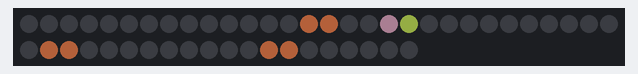
Recording of a sketch running on a simulated Arduino Uno, built with avr-gcc and run on an emulated ATmega328P. On the bench: 50 RGB LEDs in strip order, left to right, continuing on the next row. Dim RGB values are drawn brighter than linear; random numbers use the default seed unless the sketch sets one.

Above: at 0.2 s.
At 5.09 s:
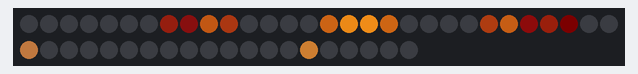
At 10.24 s:
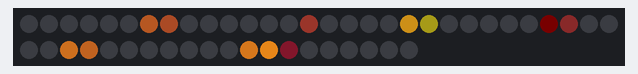
At 20.15 s:
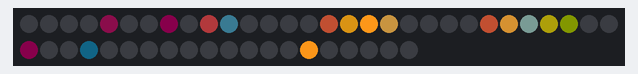
At 29.89 s:
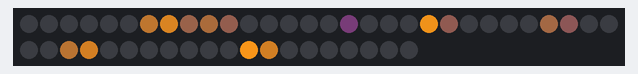
At 39.56 s:
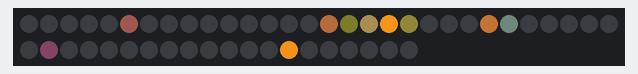

The sketch:

RGBTower.ino
```cpp
#include "Animation.h"

Animation _animation;

void setup() {
  Serial.begin(9600);
}

void loop() {
  _animation.update();
}
```

Animation.h
```cpp
#include "Color.h"
#include "Tower.h"
#include "Light.h"

class Animation {

  const float TOWER_RADIUS = 1.0f;

  const float Y_MIN = 0.5f;
  const float Y_MAX = 3.5f;

  const float RADIUS_MIN = 1.2f;
  const float RADIUS_MAX = 2.0f;

  const unsigned long RESET_MILLIS = 86400000ul; // 24 h: 24 * 60 * 60 * 1000.

  Tower _tower;

  public:

  Animation() {}

  void update() {
    float time = (float)(millis() % RESET_MILLIS) / 1000.0f;

    Light lightA, lightB;

    // Color components:
    float a = 1.0f * ((1.0f + cos(time)) / 2.0f);
    float b = 0.5f * ((1.0f + cos(0.8f * time)) / 2.0f);
    float c = 0.5f * ((1.0f + cos(0.6f * time)) / 2.0f);

    Color innerColor = Color(1.0f, 0.6f, 0.1f); // Inner color stays yellow.
    Color outerColor = getWarmestColor(a, b, c);

    lightA.innerColor = lightB.innerColor = innerColor;
    lightA.outerColor = lightB.outerColor = outerColor;

    // Positions:
    float x = TOWER_RADIUS * cos(0.65f * time);
    float y = (1.0f + sin(0.25f * time)) / 2.0f;
    float z = TOWER_RADIUS * sin(0.65f * time);

    float yA = Y_MIN + (Y_MAX - Y_MIN) * y;
    float yB = Y_MIN + (Y_MAX - Y_MIN) * (1.0f - y);

    lightA.position = Vec3(x, yA, z);
    lightB.position = Vec3(-x, yB, -z);

    // Radii of light spheres (bigger when further apart):
    float yDifference = abs(yA - yB) / (Y_MAX - Y_MIN);
    float radiusFactor = RADIUS_MIN + yDifference * (RADIUS_MAX - RADIUS_MIN);
    lightA.radius = radiusFactor * (0.7f + 0.3f * sin(0.25f * time));
    lightB.radius = radiusFactor * (0.7f - 0.3f * sin(0.25f * time));

    lightA.shiftOuterColor = false;
    lightB.shiftOuterColor = true;

    Light lights[] = {lightA, lightB};

    _tower.updateLights(lights, 2);
    _tower.refreshLEDs();
  }

  private:

  // Rearrange components and makes the biggest component r, and smallest g:
  Color getWarmestColor(float a, float b, float c) {
    if (a > b && a > c) {
      if (b > c)
        return Color(a, c, b);
      else
        return Color(a, b, c);
    }
    else if (b > a && b > c) {
      if (a > c)
        return Color(b, c, a);
      else
        return Color(b, a, c);
    }
    else {
      if (a > b)
        return Color(c, b, a);
      else
        return Color(c, a, b);
    }
  }
};
```

Color.h
```cpp
#ifndef Color_h
#define Color_h

typedef struct Color {
  float r, g, b;

  Color() {
    r = g = b = 0.0f;
  }

  Color(float rgb) {
    r = g = b = rgb;
  }

  Color(float r, float g, float b) {
    this->r = r;
    this->g = g;
    this->b = b;
  }

  static Color add(Color a, Color b) {
    return Color(a.r + b.r, a.g + b.g, a.b + b.b);
  }

  static Color multiply(Color c, float f) {
    return Color(f * c.r, f * c.g, f * c.b);
  }

  static Color interpolate(Color a, Color b, float t){

    if (t <= 0)
      return a;
    else if (t >= 1.0f)
      return b;

    return add(multiply(a, 1.0f - t), multiply(b, t));
  }
};

Color operator +(const Color& a, const Color& b) {
  return Color::add(a, b);
}

Color operator *(float f, const Color& c) {
  return Color::multiply(c, f);
}

Color operator *(const Color& c, float f) {
  return Color::multiply(c, f);
}

#endif
```

Light.h
```cpp
#ifndef Light_h
#define Light_h

#include "Vec3.h"
#include "Color.h"

struct Light {
  Vec3 position;
  float radius;

  Color innerColor;
  Color outerColor;

  bool shiftOuterColor;
};

#endif
```

Room.h
```cpp
#include "Vec3.h"
#include "Color.h"
#include "Light.h"

class Room {

  int _stripIndex;

  Vec3 _position;
  Color _color;

  int _colorShift;

  public:

  Room(int stripIndex, float radius, float angle, int floor) {
    _stripIndex = stripIndex;

    float x = radius * cos(angle);
    float y = (float)floor + 0.5f;
    float z = radius * sin(angle);

    _position = Vec3(x, y, z);

    _colorShift = random(3);
  }

  void updateLights(Light lights[], int lightCount) {
    _color = Color(0.0f);

    for (int i = 0; i < lightCount; i++) {
      Light light = lights[i];

      Color innerColor = light.innerColor;
      Color outerColor = light.outerColor;

      if (light.shiftOuterColor) {
        if (_colorShift == 1)
          outerColor = Color(outerColor.g, outerColor.b, outerColor.r);
        else if (_colorShift == 2)
          outerColor = Color(outerColor.b, outerColor.r, outerColor.g);
      }

      float distance = (light.position - _position).magnitude();
      float intensity = max(0.0f, (light.radius - distance) / light.radius);

      float t = pow(1.0f - intensity, 2.0f);
      Color color = intensity * Color::interpolate(innerColor, outerColor, t);

      _color = _color + color;
    }
  }

  void setLED(Strip* strip) {
    strip->setRGB(_stripIndex, _color.r, _color.g, _color.b);
  }
};
```

Strip.h
```cpp
#include "Adafruit_WS2801.h"

class Strip {

  const uint8_t DATA_PIN = 2;
  const uint8_t CLOCK_PIN = 3;

  Adafruit_WS2801 _strip;

  public:

  const uint16_t LED_COUNT = 50;

  Strip() {
    _strip = Adafruit_WS2801(LED_COUNT, DATA_PIN, CLOCK_PIN);
    _strip.begin();
  }

  void refresh() {
    _strip.show();
  }

  void setRGB(int index, float r, float g, float b) {
    _strip.setPixelColor(index, 255.0f * r, 255.0f * g, 255.0f * b);
  }
};
```

Tower.h
```cpp
#include "Strip.h"
#include "Vec3.h"
#include "Room.h"
#include "Light.h"

//              ____________
//             /\  \_____\  \
//            // \           \
//           //   \           \
//          //     \           \
//         //       \           \
//        //         \           \
//       //           \           \
//      //   [ ][ ]    \           \
//     //    [ ][ ]     \           \
// Y4 //       Zn        \           \
//   //                  |\___________\
//    |  [ ][ ]  [ ][ ]  | [][] [][] |
//    |  [ ][ ]  [ ][ ]  | [][] [][] |
// Y3 |   ZnXn    ZnXp   | XpZn XpZp |
//    |                  |           |
//    |  [ ][ ]  [ ][ ]  | [][] [][] |
//    |  [ ][ ]  [ ][ ]  | [][] [][] |
// Y2 |   ZnXn    ZnXp   | XpZn XpZp |
//    |                  |           |
//    |  [ ][ ]  [ ][ ]  | [][] [][] |
//    |  [ ][ ]  [ ][ ]  | [][] [][] |
// Y1 |   ZnXn    ZnXp   | XpZn XpZp |
//    |                  |           |
//    |  [ ][ ]  [ ][ ]  | [][] [][] |
//    |  [ ][ ]  [ ][ ]  | [][] [][] |
// Y0 |   ZnXn    ZnXp   | XpZn XpZp |
//    |__________________|___________|
//   [____________________]___________]
//   <-Xn             Xp-> <-Zn    Zp->
//
class Tower {

  static const int ROOM_COUNT = 34;

  // LEDs facing east (positive X):
  const int INDEX_XP_Y0_ZN = 30;
  const int INDEX_XP_Y0_ZP = 44;
  const int INDEX_XP_Y1_ZN = 31;
  const int INDEX_XP_Y1_ZP = 43;
  const int INDEX_XP_Y2_ZN = 32;
  const int INDEX_XP_Y2_ZP = 42;
  const int INDEX_XP_Y3_ZN = 33;
  const int INDEX_XP_Y3_ZP = 41;

  // LEDs facing north (positive Z):
  const int INDEX_ZP_Y0_XP = 4;
  const int INDEX_ZP_Y0_XN = 12;
  const int INDEX_ZP_Y1_XP = 5;
  const int INDEX_ZP_Y1_XN = 11;
  const int INDEX_ZP_Y2_XP = 6;
  const int INDEX_ZP_Y2_XN = 10;
  const int INDEX_ZP_Y3_XP = 7;
  const int INDEX_ZP_Y3_XN = 9;
  const int INDEX_ZP_Y4 = 8;

  // LEDs facing west (negative X):
  const int INDEX_XN_Y0_ZP = 13;
  const int INDEX_XN_Y0_ZN = 20;
  const int INDEX_XN_Y1_ZP = 14;
  const int INDEX_XN_Y1_ZN = 19;
  const int INDEX_XN_Y2_ZP = 15;
  const int INDEX_XN_Y2_ZN = 18;
  const int INDEX_XN_Y3_ZP = 16;
  const int INDEX_XN_Y3_ZN = 17;

  // LEDs facing south (negative Z):
  const int INDEX_ZN_Y0_XN = 21;
  const int INDEX_ZN_Y0_XP = 29;
  const int INDEX_ZN_Y1_XN = 22;
  const int INDEX_ZN_Y1_XP = 28;
  const int INDEX_ZN_Y2_XN = 23;
  const int INDEX_ZN_Y2_XP = 27;
  const int INDEX_ZN_Y3_XN = 24;
  const int INDEX_ZN_Y3_XP = 26;
  const int INDEX_ZN_Y4 = 25;

  // Cylindrical coordinates used to place LEDs:
  const float RADIUS = 1.0f;
  const float ANGLE_XP_ZN = -TWO_PI / 16.0f;
  const float ANGULAR_STEP = TWO_PI / 8.0f;

  Strip _strip;

  // Set up rooms for each floor:
  Room _rooms[ROOM_COUNT] = {
    Room(INDEX_XP_Y0_ZN, RADIUS, ANGLE_XP_ZN + 0.0f * ANGULAR_STEP, 0),
    Room(INDEX_XP_Y0_ZP, RADIUS, ANGLE_XP_ZN + 1.0f * ANGULAR_STEP, 0),
    Room(INDEX_ZP_Y0_XP, RADIUS, ANGLE_XP_ZN + 2.0f * ANGULAR_STEP, 0),
    Room(INDEX_ZP_Y0_XN, RADIUS, ANGLE_XP_ZN + 3.0f * ANGULAR_STEP, 0),
    Room(INDEX_XN_Y0_ZP, RADIUS, ANGLE_XP_ZN + 4.0f * ANGULAR_STEP, 0),
    Room(INDEX_XN_Y0_ZN, RADIUS, ANGLE_XP_ZN + 5.0f * ANGULAR_STEP, 0),
    Room(INDEX_ZN_Y0_XN, RADIUS, ANGLE_XP_ZN + 6.0f * ANGULAR_STEP, 0),
    Room(INDEX_ZN_Y0_XP, RADIUS, ANGLE_XP_ZN + 7.0f * ANGULAR_STEP, 0),

    Room(INDEX_XP_Y1_ZN, RADIUS, ANGLE_XP_ZN + 0.0f * ANGULAR_STEP, 1),
    Room(INDEX_XP_Y1_ZP, RADIUS, ANGLE_XP_ZN + 1.0f * ANGULAR_STEP, 1),
    Room(INDEX_ZP_Y1_XP, RADIUS, ANGLE_XP_ZN + 2.0f * ANGULAR_STEP, 1),
    Room(INDEX_ZP_Y1_XN, RADIUS, ANGLE_XP_ZN + 3.0f * ANGULAR_STEP, 1),
    Room(INDEX_XN_Y1_ZP, RADIUS, ANGLE_XP_ZN + 4.0f * ANGULAR_STEP, 1),
    Room(INDEX_XN_Y1_ZN, RADIUS, ANGLE_XP_ZN + 5.0f * ANGULAR_STEP, 1),
    Room(INDEX_ZN_Y1_XN, RADIUS, ANGLE_XP_ZN + 6.0f * ANGULAR_STEP, 1),
    Room(INDEX_ZN_Y1_XP, RADIUS, ANGLE_XP_ZN + 7.0f * ANGULAR_STEP, 1),

    Room(INDEX_XP_Y2_ZN, RADIUS, ANGLE_XP_ZN + 0.0f * ANGULAR_STEP, 2),
    Room(INDEX_XP_Y2_ZP, RADIUS, ANGLE_XP_ZN + 1.0f * ANGULAR_STEP, 2),
    Room(INDEX_ZP_Y2_XP, RADIUS, ANGLE_XP_ZN + 2.0f * ANGULAR_STEP, 2),
    Room(INDEX_ZP_Y2_XN, RADIUS, ANGLE_XP_ZN + 3.0f * ANGULAR_STEP, 2),
    Room(INDEX_XN_Y2_ZP, RADIUS, ANGLE_XP_ZN + 4.0f * ANGULAR_STEP, 2),
    Room(INDEX_XN_Y2_ZN, RADIUS, ANGLE_XP_ZN + 5.0f * ANGULAR_STEP, 2),
    Room(INDEX_ZN_Y2_XN, RADIUS, ANGLE_XP_ZN + 6.0f * ANGULAR_STEP, 2),
    Room(INDEX_ZN_Y2_XP, RADIUS, ANGLE_XP_ZN + 7.0f * ANGULAR_STEP, 2),

    Room(INDEX_XP_Y3_ZN, RADIUS, ANGLE_XP_ZN + 0.0f * ANGULAR_STEP, 3),
    Room(INDEX_XP_Y3_ZP, RADIUS, ANGLE_XP_ZN + 1.0f * ANGULAR_STEP, 3),
    Room(INDEX_ZP_Y3_XP, RADIUS, ANGLE_XP_ZN + 2.0f * ANGULAR_STEP, 3),
    Room(INDEX_ZP_Y3_XN, RADIUS, ANGLE_XP_ZN + 3.0f * ANGULAR_STEP, 3),
    Room(INDEX_XN_Y3_ZP, RADIUS, ANGLE_XP_ZN + 4.0f * ANGULAR_STEP, 3),
    Room(INDEX_XN_Y3_ZN, RADIUS, ANGLE_XP_ZN + 5.0f * ANGULAR_STEP, 3),
    Room(INDEX_ZN_Y3_XN, RADIUS, ANGLE_XP_ZN + 6.0f * ANGULAR_STEP, 3),
    Room(INDEX_ZN_Y3_XP, RADIUS, ANGLE_XP_ZN + 7.0f * ANGULAR_STEP, 3),

    Room(INDEX_ZP_Y4, RADIUS, 1.0f * PI / 2.0f, 4),
    Room(INDEX_ZN_Y4, RADIUS, 3.0f * PI / 2.0f, 4),
  };

  public:

  Tower() {}

  void updateLights(Light lights[], int lightCount) {
    for (int i = 0; i < ROOM_COUNT; i++)
      _rooms[i].updateLights(lights, lightCount);
  }

  void refreshLEDs() {
    for (int i = 0; i < ROOM_COUNT; i++)
      _rooms[i].setLED(&_strip);

    _strip.refresh();
  }
};
```

Vec3.h
```cpp
#ifndef Vec3_h
#define Vec3_h

struct Vec3 {

  float x;
  float y;
  float z;

  Vec3() {
    x = 0.0f;
    y = 0.0f;
    z = 0.0f;
  }

  Vec3(float x, float y, float z) {
    this->x = x;
    this->y = y;
    this->z = z;
  }

  Vec3 operator +(const Vec3& v) {
    float x = this->x + v.x;
    float y = this->y + v.y;
    float z = this->z + v.z;

    return Vec3(x, y, z);
  }

  Vec3 operator -(const Vec3& v) {
    float x = this->x - v.x;
    float y = this->y - v.y;
    float z = this->z - v.z;

    return Vec3(x, y, z);
  }

  float magnitude() {
    return sqrt(x * x + y * y + z * z);
  }
};

#endif
```
